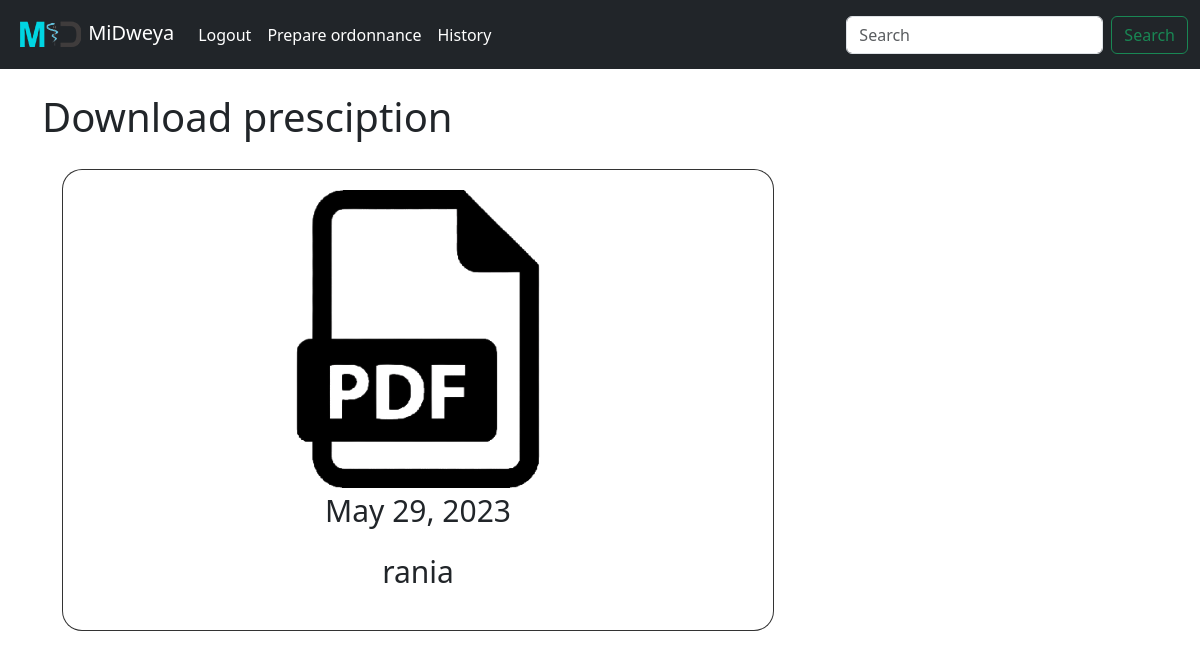
/seeWrittenOrdonnace (signed in), run on an earlier commit of the app's database.
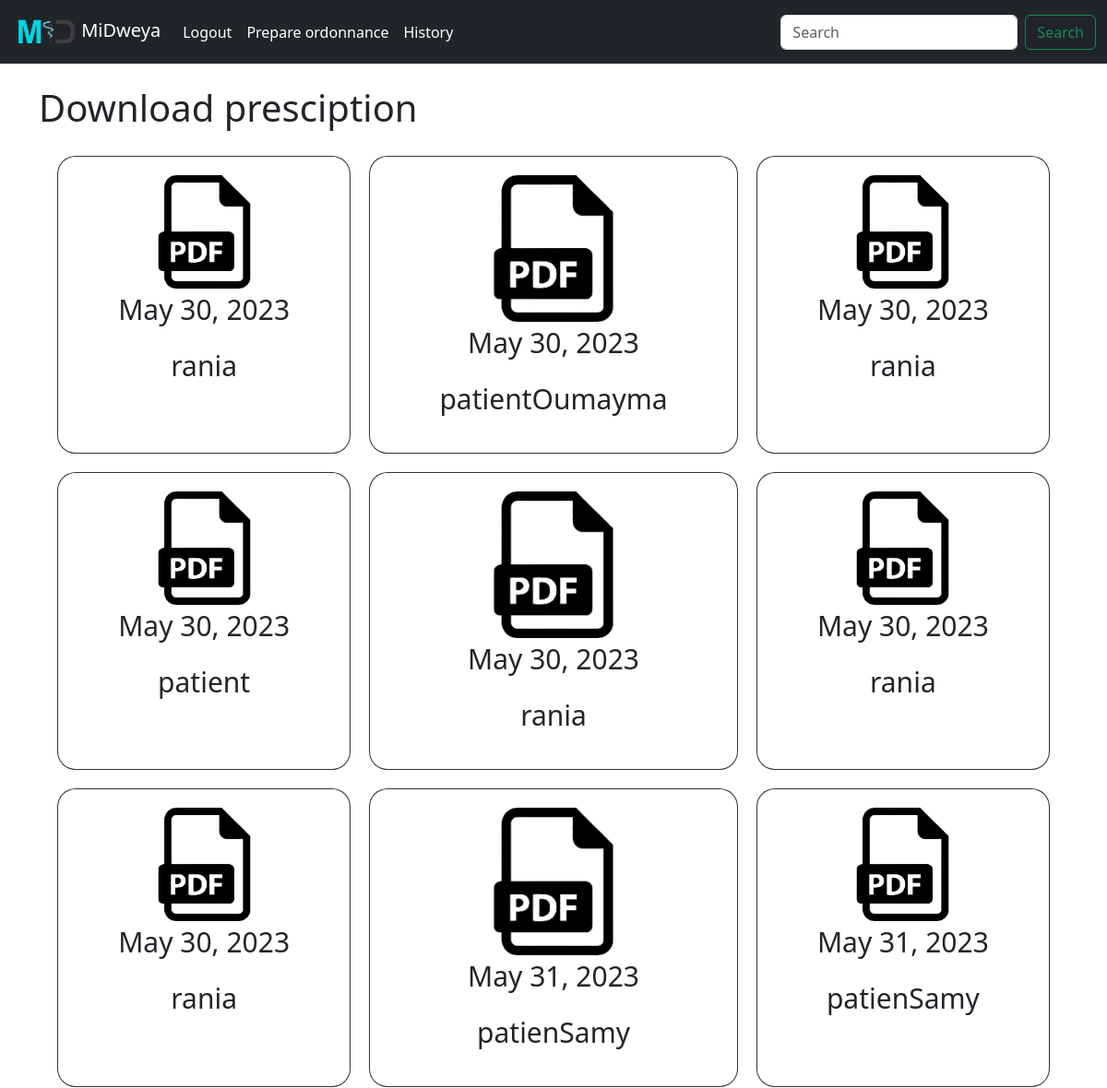
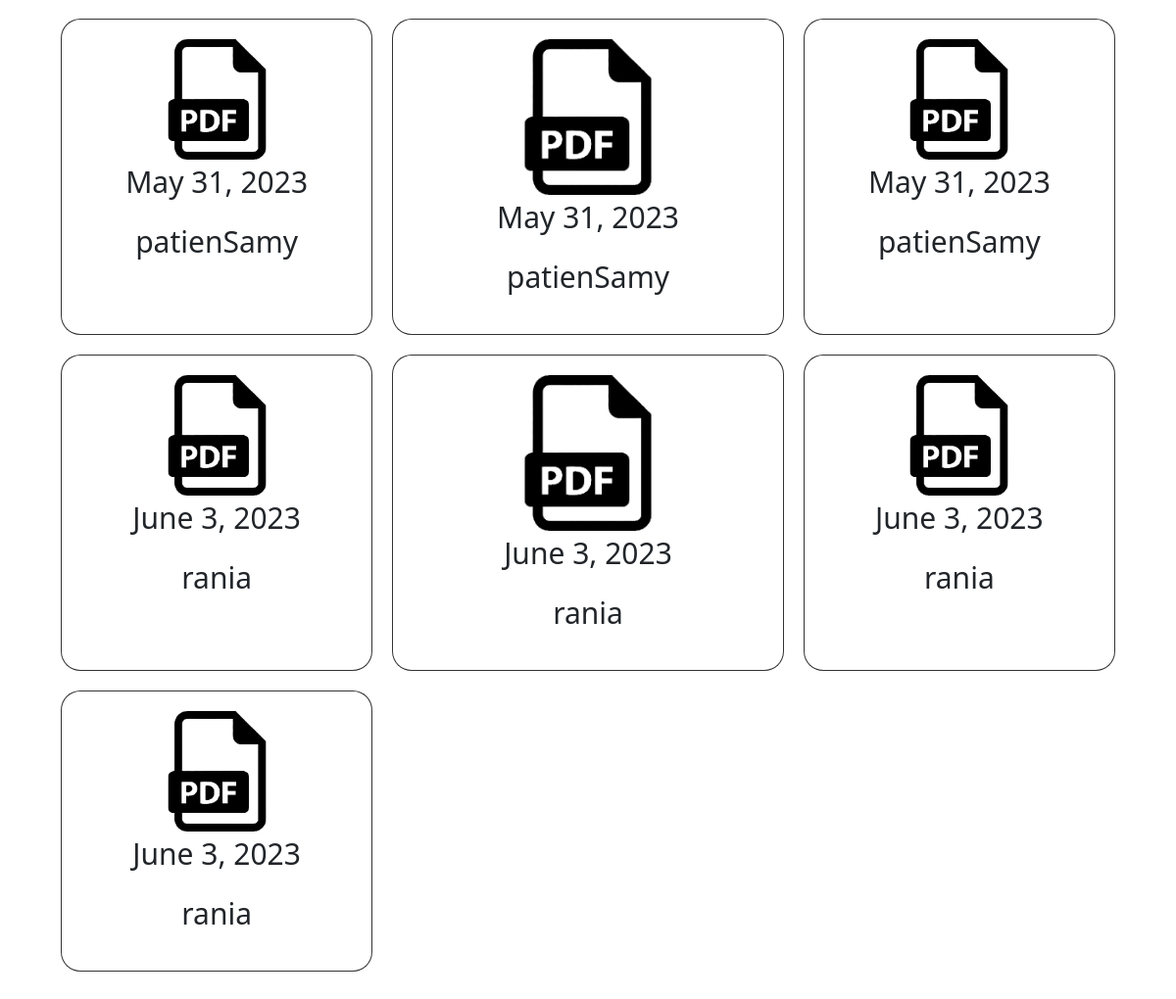
And on a later commit of the database (2 pictures, top to bottom).
### schedulingApp/models.py (models this page shows, shortened)
class Ordonnance(models.Model):
    id = models.AutoField(primary_key=True)
    usernameDestination=models.ForeignKey(User,on_delete=models.CASCADE,related_name="user_Destination")
    Doctor=models.ForeignKey(User,on_delete=models.CASCADE,related_name="Doctor_Destination")
    etat=models.CharField(max_length=255)
    decision=models.CharField(max_length=255)
    date = models.DateField(auto_now_add=True)

### schedulingApp/views.py (the view)
# urls.py: path('seeWrittenOrdonnace',views.visualiseHistory,name="seeWrittenOrdonnace"),
def visualiseHistory(request):
    isDoctor=request.user.groups.filter(name="Doctors").exists()
    ordonnances=Ordonnance.objects.filter(Doctor=request.user)
    return render(request,"schedulingApp/viewHistory.html",{"isDoctor":isDoctor,"Ordonnances":ordonnances})

### schedulingApp/templates/schedulingApp/viewHistory.html (shortened to what this page needs)
{% extends 'schedulingApp/baseLineForSpecific.html' %}
{% block content %}
{% load static %}
<br>
<h1>Download presciption</h1>
<div class="grid-container">
{% for Ordonnance in Ordonnances %}
<div class="grid-item" onclick="onclickDownload('{{Ordonnance.id}}')" >
    <div class="download-image">
        <img src= "{% static 'images/pdfLogo.png' %}" alt="PDF 1 Thumbnail" width="80%">
    </div>
    <div class="legend">
         <p>{{Ordonnance.date}}</p>
         <p>{{Ordonnance.usernameDestination}}</p>
    </div>
</div>
{% endfor %}
</div>
{% endblock %}

### schedulingApp/templates/schedulingApp/baseLineForSpecific.html (shortened to what this page needs)
<!doctype html>
{% load static %}
<html lang="en">
  <head>
    <link href="https://cdn.jsdelivr.net/npm/bootstrap@5.3.0-alpha3/dist/css/bootstrap.min.css" rel="stylesheet">
    <link rel="stylesheet" type="text/css" href="{% static 'css/specificCss.css' %}">
  </head>
  <body>
    {% include 'schedulingApp/navbar.html' %}
    <div class="container">
    {% block content %}
    {% endblock %}
</div>
  </body>
</html>

### schedulingApp/templates/schedulingApp/navbar.html (shortened to what this page needs)
{% load static %}
<nav class="navbar navbar-expand-lg navbar-dark bg-dark">
  <div class="container-fluid">
    <a class="navbar-brand" href="{% url 'generalPresentation' %}"><img src="{% static 'images/logo.png' %}"> MiDweya </a>
    <div class="collapse navbar-collapse" id="navbarSupportedContent">
      <ul class="navbar-nav me-auto mb-2 mb-lg-0">
        {% if user.is_authenticated %}
        <li class="nav-item">
          <a class="nav-link active" aria-current="page" href="{% url 'logout' %}">Logout</a>
        </li>
        {% if isDoctor  %}
        <li class="nav-item">
          <a class="nav-link active" aria-current="page" href="{% url 'PrepareOrdonnance' %}">Prepare ordonnance</a>
        </li>
        <li class="nav-item">
          <a class="nav-link active" aria-current="page" href="{% url 'seeWrittenOrdonnace' %}">History</a>
        </li>
        {% endif %}
        {% else %}
        <li class="nav-item">
          <a class="nav-link active" aria-current="page" href="{% url 'login' %}">Login</a>
        </li>
        {% endif %}
      </ul>
      <form class="d-flex" role="search">
        <input class="form-control me-2" type="search" placeholder="Search" aria-label="Search">
        <button class="btn btn-outline-success" type="submit">Search</button>
      </form>
    </div>
  </div>
</nav>

### static/css/specificCss.css (style rules this page uses)
.grid-container { margin-bottom: 50px; display: inline-grid; grid-template-columns: repeat(3, auto); padding: 10px; border-radius: 20px; }
.grid-item { background-color: rgba(255, 255, 255, 0.8); border: 1px solid rgba(0, 0, 0, 0.8); padding: 20px; font-size: 30px; text-align: center; margin:10px; border-radius: 20px; transition: transform 0.3s ease-in-out; }
.legend { text-align: center; margin-bottom: 10px; }

What changed in the data, as far as the page shows it:
removed Ordonnance: date "May 29, 2023", usernameDestination "rania"
added Ordonnance: date "May 30, 2023", usernameDestination "rania"
added Ordonnance: date "May 30, 2023", usernameDestination "patientOumayma"
added Ordonnance: date "May 30, 2023", usernameDestination "rania"
added Ordonnance: date "May 30, 2023", usernameDestination "patient"
added Ordonnance: date "May 30, 2023", usernameDestination "rania"
added Ordonnance: date "May 30, 2023", usernameDestination "rania"
added Ordonnance: date "May 30, 2023", usernameDestination "rania"
added Ordonnance: date "May 31, 2023", usernameDestination "patienSamy"
added Ordonnance: date "May 31, 2023", usernameDestination "patienSamy"
added Ordonnance: date "May 31, 2023", usernameDestination "patienSamy"
added Ordonnance: date "May 31, 2023", usernameDestination "patienSamy"
added Ordonnance: date "May 31, 2023", usernameDestination "patienSamy"
added Ordonnance: date "June 3, 2023", usernameDestination "rania"
added Ordonnance: date "June 3, 2023", usernameDestination "rania"
added Ordonnance: date "June 3, 2023", usernameDestination "rania"
added Ordonnance: date "June 3, 2023", usernameDestination "rania"
